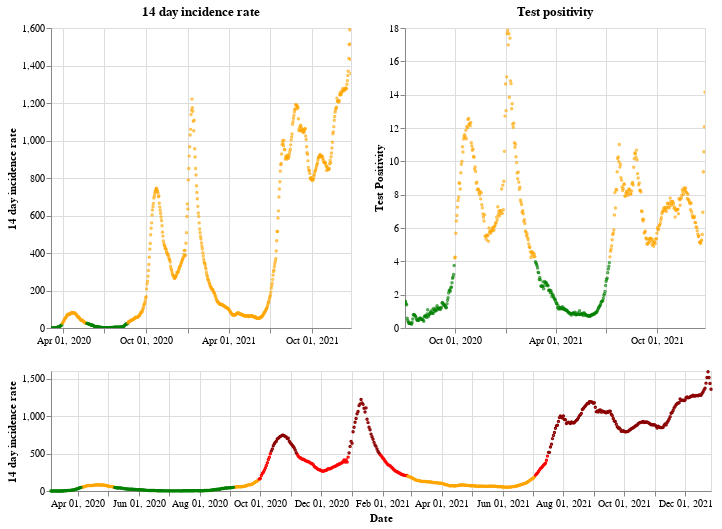

Write notebook code for a chart like this one.
### Markdown cell above
## Northern Ireland

### Code cell
plot_traffic_light('Northern Ireland')

### Figure 1 — Vega-Lite specification as saved in the notebook (floating-point values rounded to 4 significant figures; data arrays with more than 128 entries replaced by an {"elided": "..."} marker saying what was removed)
{"config": {"view": {"continuousWidth": 400, "continuousHeight": 300}}, "vconcat": [{"hconcat": [{"mark": {"type": "point", "size": 2}, "encoding": {"color": {"condition": {"value": "green", "test": "(datum.twoWeeklyCasesRate <= 25)"}, "value": "orange"}, "tooltip": [{"type": "nominal", "field": "areaName"}, {"type": "temporal", "field": "date"}, {"type": "quantitative", "field": "twoWeeklyCasesRate"}, {"type": "quantitative", "field": "testPositivity"}], "x": {"type": "temporal", "axis": {"title": ""}, "field": "date", "scale": {"domain": {"selection": "DateBrush"}}, "timeUnit": "yearmonthdate"}, "y": {"type": "quantitative", "axis": {"title": "14 day incidence rate"}, "field": "twoWeeklyCasesRate"}}, "title": "14 day incidence rate", "width": 300}, {"mark": {"type": "point", "size": 2}, "encoding": {"color": {"condition": {"value": "green", "test": "(datum.testPositivity <= 4)"}, "value": "orange"}, "tooltip": [{"type": "nominal", "field": "areaName"}, {"type": "temporal", "field": "date"}, {"type": "quantitative", "field": "twoWeeklyCasesRate"}, {"type": "quantitative", "field": "testPositivity"}], "x": {"type": "temporal", "axis": {"title": ""}, "field": "date", "scale": {"domain": {"selection": "DateBrush"}}, "timeUnit": "yearmonthdate"}, "y": {"type": "quantitative", "axis": {"title": "Test Positivity"}, "field": "testPositivity"}}, "title": "Test positivity", "width": 300}]}, {"layer": [{"mark": {"type": "point", "size": 2}, "encoding": {"color": {"condition": {"value": "orange", "test": "(((datum.testPositivity < 4) && (datum.twoWeeklyCasesRate >= 50)) && (datum.twoWeeklyCasesRate < 200))"}, "value": "red"}, "opacity": {"condition": {"value": 1, "test": "((datum.twoWeeklyCasesRate >= 50) && (datum.twoWeeklyCasesRate < 500))"}, "value": 0}, "tooltip": [{"type": "nominal", "field": "areaName"}, {"type": "temporal", "field": "date"}, {"type": "quantitative", "field": "twoWeeklyCasesRate"}, {"type": "quantitative", "field": "testPositivity"}], "x": {"type": "temporal", "axis": {"title": "Date"}, "field": "date", "timeUnit": "yearmonthdate"}, "y": {"type": "quantitative", "axis": {"title": "14 day incidence rate"}, "field": "twoWeeklyCasesRate"}}, "selection": {"DateBrush": {"type": "interval", "encodings": ["x"], "fields": ["Time"]}}}, {"mark": {"type": "point", "size": 2}, "encoding": {"color": {"value": "darkred"}, "opacity": {"condition": {"value": 1, "test": "(datum.twoWeeklyCasesRate >= 500)"}, "value": 0}, "tooltip": [{"type": "nominal", "field": "areaName"}, {"type": "temporal", "field": "date"}, {"type": "quantitative", "field": "twoWeeklyCasesRate"}, {"type": "quantitative", "field": "testPositivity"}], "x": {"type": "temporal", "axis": {"title": "Date"}, "field": "date", "timeUnit": "yearmonthdate"}, "y": {"type": "quantitative", "axis": {"title": "14 day incidence rate"}, "field": "twoWeeklyCasesRate"}}}, {"mark": {"type": "point", "size": 2}, "encoding": {"color": {"condition": {"value": "green", "test": "((datum.testPositivity < 4) && (datum.twoWeeklyCasesRate < 50))"}, "value": "orange"}, "opacity": {"condition": {"value": 1, "test": "(datum.twoWeeklyCasesRate < 50)"}, "value": 0}, "tooltip": [{"type": "nominal", "field": "areaName"}, {"type": "temporal", "field": "date"}, {"type": "quantitative", "field": "twoWeeklyCasesRate"}, {"type": "quantitative", "field": "testPositivity"}], "x": {"type": "temporal", "axis": {"title": "Date"}, "field": "date", "timeUnit": "yearmonthdate"}, "y": {"type": "quantitative", "axis": {"title": "14 day incidence rate"}, "field": "twoWeeklyCasesRate"}}}], "height": 120, "width": 660}], "data": {"name": "data-6b02d3448671114ebe65dd79d1c802fb"}, "$schema": "https://vega.github.io/schema/vega-lite/v4.8.1.json", "datasets": {"data-6b02d3448671114ebe65dd79d1c802fb": {"elided": "663 records"}}}
